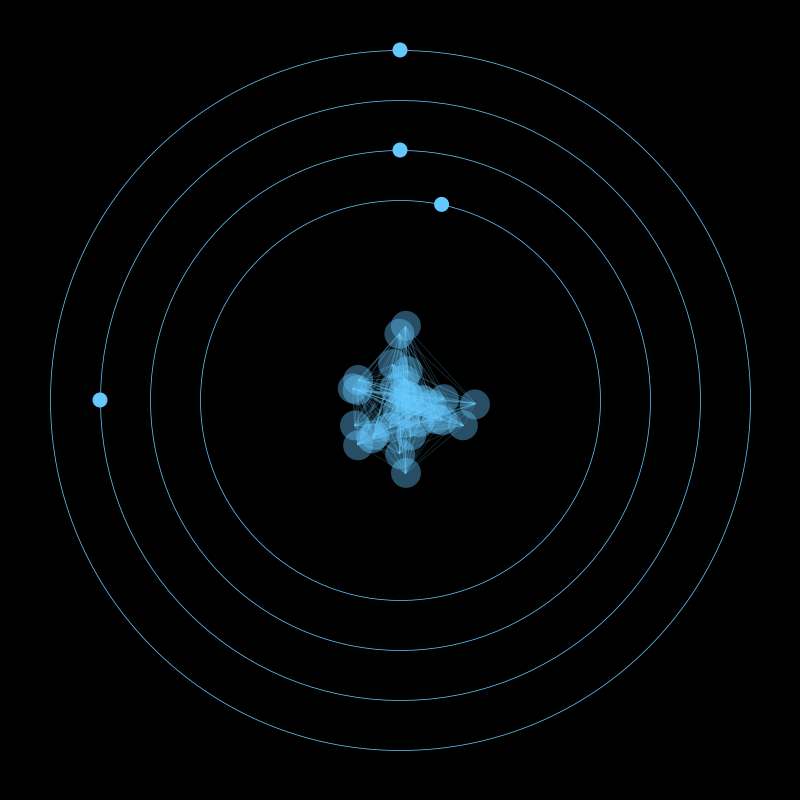
Frame 1 (no input)
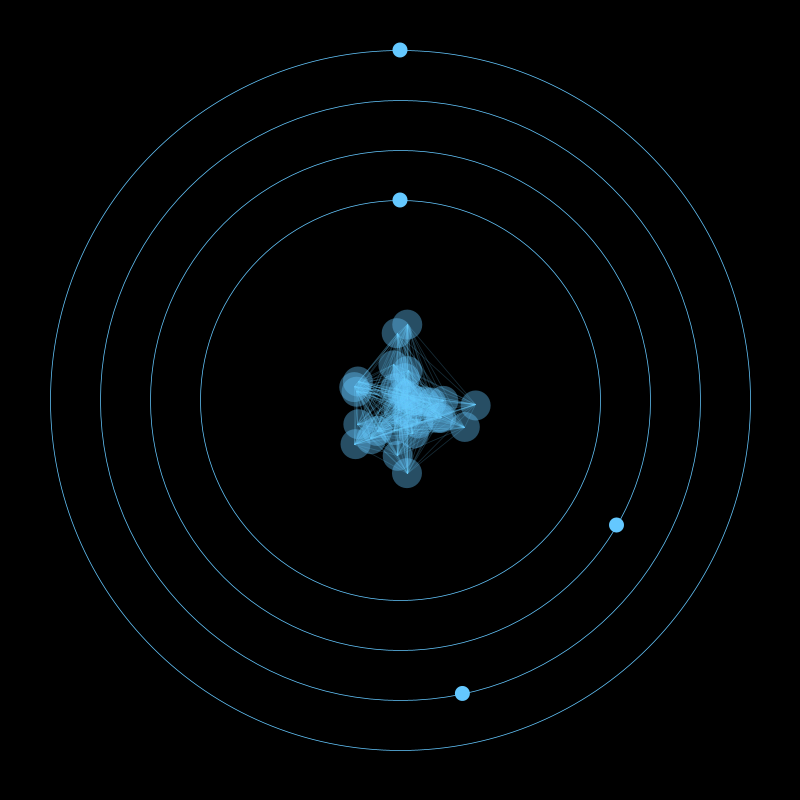
Frame 60 (the mouse pressed at the canvas centre just before this capture)
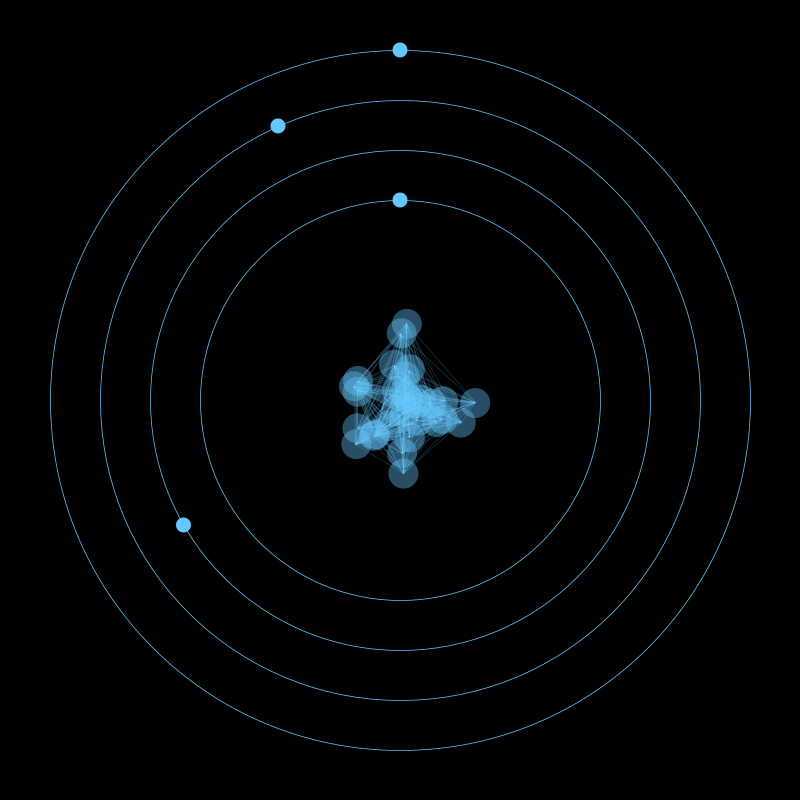
Frame 120 (the mouse held since frame 60 and released just before this capture)

The Processing sketch that drew these frames (run headless with seeded random() and noise(); from frame 60 on, the mouse is pressed at the canvas centre):

// Processing sketch: processing_171356
// ── processing_171356.pde

// Atomic Clock by Brian Cantrell
// Procedural Expression - time project

float reverse = 0;
int seconds = 0;
int minutes = 0;
int hours = 0;
int days = 0;
float rate = 50;
float theta;
boolean pulseNow = false;
color lineCol = color(100, 200, 255, 30);
color prevLineCol = lineCol;

Bogon[] bogons = new Bogon[30]; //declare 'nucleus' array.

//--------------------------------------

void setup() {
  size(800, 800);
  frameRate(30);
  background(0);
  smooth();
  strokeWeight(.75);
  fill(100, 200, 255);

  //initialize 'nucleus' array in a circular area. Radius = 80px.

  for (int i = 0; i<bogons.length; i++) {
    float theta = random(360);
    bogons[i] = new Bogon(width/2+sin(theta)*random(80), height/2+cos(theta)*random(80));
  }
}

//--------------------------------------

void draw() {
  background(0);

  //Instantiate nucleus.
  for (int i=0; i<bogons.length; i++) {
    bogons[i].display();
    bogons[i].jiggle();
  }


  noFill();
  stroke(100, 200, 255);

  //draw rings
  for (int i=400; i<=700; i+=100) { 
    ellipse(width/2, height/2, i, i);
  }
  
  //call functions
  secondHand();
  minuteHand();
  hourHand();
  dayHand();

  //pulse nucleus
  for (int i=0; i<bogons.length; i++) {
    bogons[i].pulse(pulseNow);
  }
  
  //set line color
  if (pulseNow) {
    lineCol = color(255, 255, 255, 100);
  } 
  else {
    lineCol = lerpColor(lineCol, prevLineCol, .05);
  }

  //draw lines between bogons
  for (int i=0; i<bogons.length; i++) {
    for (int j=0; j<bogons.length; j++) {
      if (i != j) {
        stroke(lineCol);
        line(bogons[i].x, bogons[i].y, bogons[j].x, bogons[j].y);
      }
    }
  }
}

//----------functions------------------

void secondHand() {

  seconds+=2;
  float theta1 = map(seconds, 0, 60, 0, TWO_PI)-HALF_PI;
  float r = 200;
  noStroke();
  fill(100, 200, 255);
  ellipse(width/2+cos(theta1)*r, height/2+sin(theta1)*r, 15, 15);
}

void minuteHand() { 
  pulseNow = false; 
  if (seconds >= 60) {
    minutes++;
    seconds = 0;
  }
  float theta2 = map(minutes, 0, 6, 0, TWO_PI)-HALF_PI;
  float r = 250;
  noStroke();
  fill(100, 200, 255);
  ellipse(width/2+cos(theta2)*r, height/2+sin(theta2)*r, 15, 15);
  if (minutes >= 6) {
    hours+=3;
    minutes = 0;
    pulseNow = true;
    for (int i=0; i<bogons.length; i++) {
      bogons[i].c = color(255, 255, 255, 255);
    }
  }
}

void hourHand() {
  float theta3 = map(hours, 0, 12, 0, TWO_PI)-HALF_PI;
  float r = 350;
  noStroke();
  fill(100, 200, 255);
  ellipse(width/2+cos(theta3)*r, height/2+sin(theta3)*r, 15, 15);
  if (hours >= 12) {
    days++;
    hours = 0;
  }
}

void dayHand() {
  if (seconds >= 30) {
    reverse = random(-1, 1);
  }
  days+=2*reverse;
  float theta4 = map(days, 0, 60, 0, TWO_PI)-HALF_PI;
  float r = 300;
  noStroke();
  fill(100, 200, 255);
  ellipse(width/2+sin(theta4)*r, height/2+cos(theta4)*r, 15, 15);
}

class Bogon {
  float x;
  float y;
  float prevX;
  float prevY;
  boolean isPulsed;
  color c = color(100, 200, 255, 100);
  color prevC = color(100, 200, 255, 100);

  Bogon(float _x, float _y) {
    x = _x;
    y = _y;
    prevX = _x;
    prevY = _y;
  }

  void display() {
    noStroke();
    fill(c);
    ellipse(x, y, 30, 30);
  }

  void jiggle() {
    x += random(-1, 1);
    y += random(-1, 1);
  }

  void pulse(boolean _pulsed) {
    float theta = random(360);
    isPulsed = _pulsed;
    if (isPulsed) {
      //send bogon to a larger area than currently occupied
      x = width/2+sin(theta)*random(150); 
      y = height/2+cos(theta)*random(150);
    }
    //return bogon to original state at slower speed
    c = lerpColor(c, prevC, .05);
    x = lerp(x, prevX, .05);
    y = lerp(y, prevY, .05);
  }
}
